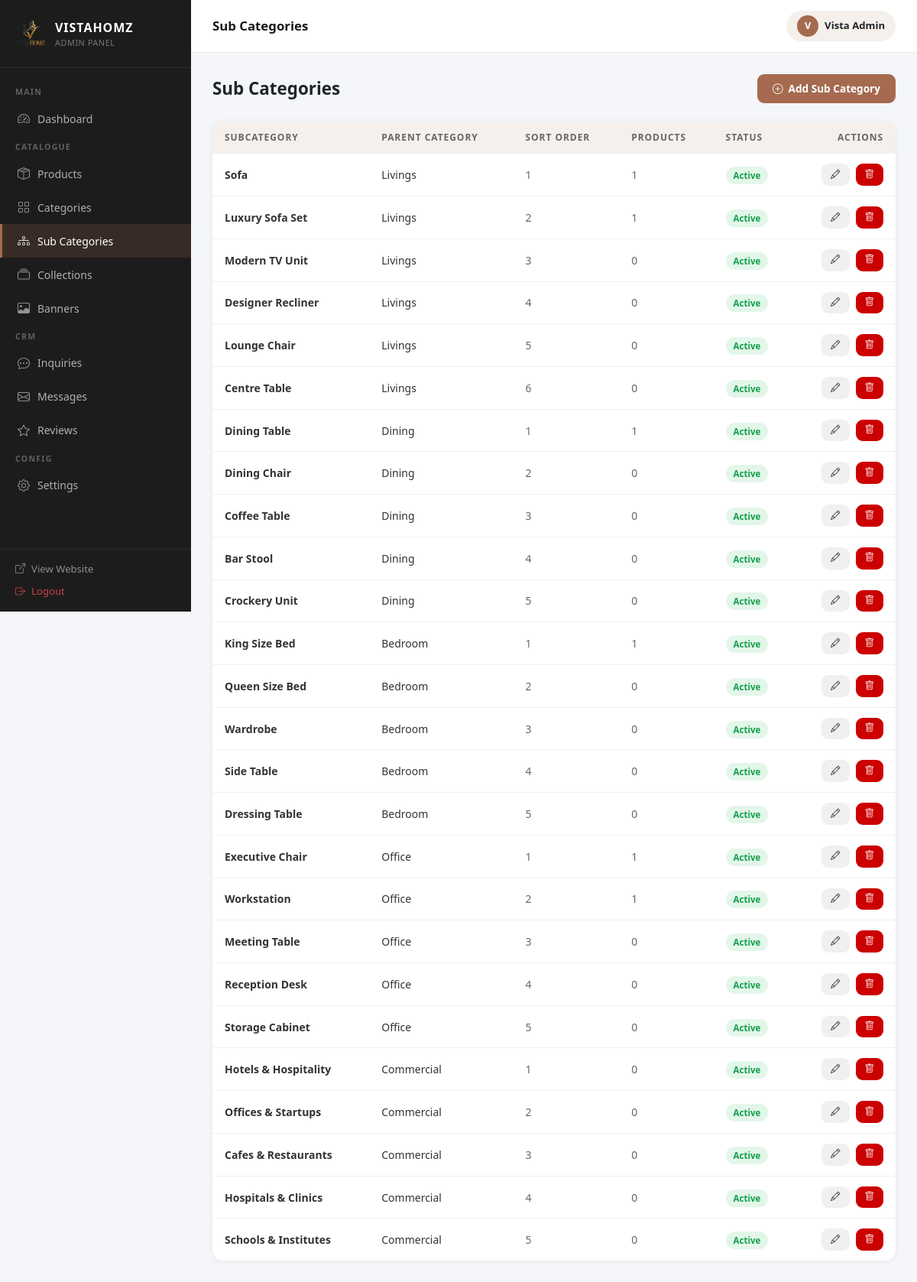
Screenshot of /admin/subcategories/index.php (signed in) with the database file from the repository.
### tables this page shows
CREATE TABLE `subcategories` (
  `id` int(10) UNSIGNED NOT NULL,
  `category_id` int(10) UNSIGNED NOT NULL,
  `name` varchar(100) NOT NULL,
  `slug` varchar(120) NOT NULL,
  `description` text DEFAULT NULL,
  `sort_order` int(11) NOT NULL DEFAULT 0,
  `is_active` tinyint(1) NOT NULL DEFAULT 1,
  `created_at` datetime NOT NULL DEFAULT current_timestamp()
);

CREATE TABLE `categories` (
  `id` int(10) UNSIGNED NOT NULL,
  `name` varchar(100) NOT NULL,
  `slug` varchar(120) NOT NULL,
  `description` text DEFAULT NULL,
  `image` varchar(255) DEFAULT NULL,
  `icon` varchar(50) DEFAULT NULL,
  `sort_order` int(11) NOT NULL DEFAULT 0,
  `is_active` tinyint(1) NOT NULL DEFAULT 1,
  `show_in_nav` tinyint(1) NOT NULL DEFAULT 1,
  `meta_title` varchar(255) DEFAULT NULL,
  `meta_desc` text DEFAULT NULL,
  `created_at` datetime NOT NULL DEFAULT current_timestamp(),
  `updated_at` datetime NOT NULL DEFAULT current_timestamp() ON UPDATE current_timestamp()
);

### admin/subcategories/index.php (the view, shortened to what this page needs)
<?php
$db = getDB();
$subcategories = $db->query(
    "SELECT sc.*, c.name AS category_name,
            (SELECT COUNT(*) FROM products p WHERE p.subcategory_id = sc.id) AS product_count
     FROM subcategories sc
     LEFT JOIN categories c ON c.id = sc.category_id
     ORDER BY c.sort_order ASC, c.name ASC, sc.sort_order ASC, sc.name ASC"
)->fetchAll();
include __DIR__ . '/../layout.php';
?>
<div class="adm-page-header">
  <h1>Sub Categories</h1>
  <a href="?add=1" class="adm-btn adm-btn-primary"><i class="bi bi-plus-circle"></i> Add Sub Category</a>
</div>
<div class="adm-table">
  <table>
    <thead><tr><th>Subcategory</th><th>Parent Category</th><th>Sort Order</th><th>Products</th><th>Status</th><th style="text-align:right;">Actions</th></tr></thead>
    <tbody>
      <?php foreach ($subcategories as $s): ?>
      <tr>
        <td style="font-weight:600;"><?php echo htmlspecialchars($s['name']); ?></td>
        <td><?php echo htmlspecialchars($s['category_name'] ?? ''); ?></td>
        <td style="color:#666;"><?php echo (int)$s['sort_order']; ?></td>
        <td style="color:#666;"><?php echo (int)$s['product_count']; ?></td>
        <td><?php echo $s['is_active'] ? '<span class="badge-active">Active</span>' : '<span class="badge-inactive">Inactive</span>'; ?></td>
        <td style="text-align:right;">
          <div class="d-flex gap-2 justify-content-end">
            <a href="?edit=<?php echo $s['id']; ?>" class="adm-btn adm-btn-secondary adm-btn-sm"><i class="bi bi-pencil"></i></a>
            <a href="?delete=<?php echo $s['id']; ?>" class="adm-btn adm-btn-danger adm-btn-sm" data-confirm="Delete subcategory '<?php echo addslashes($s['name']); ?>'?"><i class="bi bi-trash"></i></a>
          </div>
        </td>
      </tr>
      <?php endforeach; ?>
    </tbody>
  </table>
</div>
<?php include __DIR__ . '/../layout_footer.php'; ?>

### admin/layout.php (style rules this page uses)
:root { --brown:#a56a4f; --brown-dark:#7a4a35; --beige:#f5f0eb; --sidebar-w:250px; }
* { box-sizing: border-box; }
body { font-family: 'Segoe UI', system-ui, sans-serif; background: #f4f6f9; margin: 0; }
.adm-table { background: #fff; border-radius: 14px; overflow: hidden; box-shadow: 0 1px 8px rgba(0,0,0,0.06); }
.adm-table table { width: 100%; border-collapse: collapse; }
.adm-table thead th { background: var(--beige); padding: 12px 16px; font-size: 0.75rem; font-weight: 700; text-transform: uppercase; letter-spacing: 0.08em; color: #666; text-align: left; }
.adm-table tbody td { padding: 13px 16px; font-size: 0.875rem; color: #333; border-bottom: 1px solid #f0f0f0; vertical-align: middle; }
.adm-table tbody tr:last-child td { border-bottom: none; }
.adm-btn { display: inline-flex; align-items: center; gap: 7px; padding: 9px 20px; border-radius: 9px; font-size: 0.85rem; font-weight: 600; cursor: pointer; border: none; text-decoration: none; }
.adm-btn-primary { background: var(--brown); color: #fff; }
.adm-btn-danger { background: #c00; color: #fff; }
.adm-btn-secondary { background: #f0f0f0; color: #333; }
.adm-btn-sm { padding: 5px 12px; font-size: 0.78rem; }
.badge-active { background: rgba(25,180,80,0.12); color: #12a04a; padding: 4px 10px; border-radius: 50px; font-size: 0.72rem; font-weight: 700; }
.adm-page-header { display: flex; align-items: center; justify-content: space-between; margin-bottom: 24px; }
.adm-page-header h1 { font-size: 1.4rem; font-weight: 800; margin: 0; }

### rows the page displays
subcategories: name "Sofa", category.name "Livings", sort_order "1", product_count "1", is_active "Active"
subcategories: name "Luxury Sofa Set", category.name "Livings", sort_order "2", product_count "1", is_active "Active"
subcategories: name "Modern TV Unit", category.name "Livings", sort_order "3", product_count "0", is_active "Active"
subcategories: name "Designer Recliner", category.name "Livings", sort_order "4", product_count "0", is_active "Active"
subcategories: name "Lounge Chair", category.name "Livings", sort_order "5", product_count "0", is_active "Active"
subcategories: name "Centre Table", category.name "Livings", sort_order "6", product_count "0", is_active "Active"
subcategories: name "Dining Table", category.name "Dining", sort_order "1", product_count "1", is_active "Active"
subcategories: name "Dining Chair", category.name "Dining", sort_order "2", product_count "0", is_active "Active"
subcategories: name "Coffee Table", category.name "Dining", sort_order "3", product_count "0", is_active "Active"
subcategories: name "Bar Stool", category.name "Dining", sort_order "4", product_count "0", is_active "Active"
subcategories: name "Crockery Unit", category.name "Dining", sort_order "5", product_count "0", is_active "Active"
subcategories: name "King Size Bed", category.name "Bedroom", sort_order "1", product_count "1", is_active "Active"
subcategories: name "Queen Size Bed", category.name "Bedroom", sort_order "2", product_count "0", is_active "Active"
subcategories: name "Wardrobe", category.name "Bedroom", sort_order "3", product_count "0", is_active "Active"
subcategories: name "Side Table", category.name "Bedroom", sort_order "4", product_count "0", is_active "Active"
subcategories: name "Dressing Table", category.name "Bedroom", sort_order "5", product_count "0", is_active "Active"
subcategories: name "Executive Chair", category.name "Office", sort_order "1", product_count "1", is_active "Active"
subcategories: name "Workstation", category.name "Office", sort_order "2", product_count "1", is_active "Active"
subcategories: name "Meeting Table", category.name "Office", sort_order "3", product_count "0", is_active "Active"
subcategories: name "Reception Desk", category.name "Office", sort_order "4", product_count "0", is_active "Active"
subcategories: name "Storage Cabinet", category.name "Office", sort_order "5", product_count "0", is_active "Active"
subcategories: name "Hotels & Hospitality", category.name "Commercial", sort_order "1", product_count "0", is_active "Active"
subcategories: name "Offices & Startups", category.name "Commercial", sort_order "2", product_count "0", is_active "Active"
subcategories: name "Cafes & Restaurants", category.name "Commercial", sort_order "3", product_count "0", is_active "Active"
subcategories: name "Hospitals & Clinics", category.name "Commercial", sort_order "4", product_count "0", is_active "Active"
subcategories: name "Schools & Institutes", category.name "Commercial", sort_order "5", product_count "0", is_active "Active"

### other values shown
$a_title "Sub Categories"
substr($admin['name'] ?: 'A', 0, 1) "V"
$admin['name'] ?: 'Admin' "Vista Admin"
